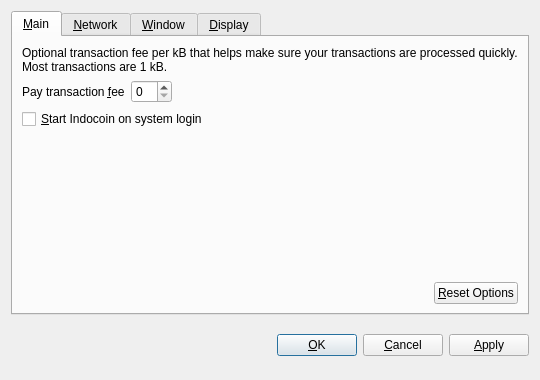
<?xml version="1.0" encoding="UTF-8"?>
<ui version="4.0">
 <class>OptionsDialog</class>
 <widget class="QDialog" name="OptionsDialog">
  <property name="geometry">
   <rect>
    <x>0</x>
    <y>0</y>
    <width>540</width>
    <height>380</height>
   </rect>
  </property>
  <property name="windowTitle">
   <string>Options</string>
  </property>
  <property name="modal">
   <bool>true</bool>
  </property>
  <layout class="QVBoxLayout" name="verticalLayout">
   <item>
    <widget class="QTabWidget" name="tabWidget">
     <property name="tabPosition">
      <enum>QTabWidget::North</enum>
     </property>
     <property name="currentIndex">
      <number>0</number>
     </property>
     <widget class="QWidget" name="tabMain">
      <attribute name="title">
       <string>&amp;Main</string>
      </attribute>
      <layout class="QVBoxLayout" name="verticalLayout_Main">
       <item>
        <widget class="QLabel" name="transactionFeeInfoLabel">
         <property name="text">
          <string>Optional transaction fee per kB that helps make sure your transactions are processed quickly. Most transactions are 1 kB.</string>
         </property>
         <property name="textFormat">
          <enum>Qt::PlainText</enum>
         </property>
         <property name="wordWrap">
          <bool>true</bool>
         </property>
        </widget>
       </item>
       <item>
        <layout class="QHBoxLayout" name="horizontalLayout_1_Main">
         <item>
          <widget class="QLabel" name="transactionFeeLabel">
           <property name="text">
            <string>Pay transaction &amp;fee</string>
           </property>
           <property name="textFormat">
            <enum>Qt::PlainText</enum>
           </property>
           <property name="buddy">
            <cstring>transactionFee</cstring>
           </property>
          </widget>
         </item>
         <item>
          <widget class="BitcoinAmountField" name="transactionFee"/>
         </item>
         <item>
          <spacer name="horizontalSpacer_1_Main">
           <property name="orientation">
            <enum>Qt::Horizontal</enum>
           </property>
           <property name="sizeHint" stdset="0">
            <size>
             <width>40</width>
             <height>20</height>
            </size>
           </property>
          </spacer>
         </item>
        </layout>
       </item>
       <item>
        <widget class="QCheckBox" name="bitcoinAtStartup">
         <property name="toolTip">
          <string>Automatically start Indocoin after logging in to the system.</string>
         </property>
         <property name="text">
          <string>&amp;Start Indocoin on system login</string>
         </property>
        </widget>
       </item>
       <item>
        <spacer name="verticalSpacer_Main">
         <property name="orientation">
          <enum>Qt::Vertical</enum>
         </property>
         <property name="sizeHint" stdset="0">
          <size>
           <width>20</width>
           <height>40</height>
          </size>
         </property>
        </spacer>
       </item>
       <item>
        <layout class="QHBoxLayout" name="horizontalLayout_2_Main">
         <item>
          <spacer name="horizontalSpacer_2_Main">
           <property name="orientation">
            <enum>Qt::Horizontal</enum>
           </property>
           <property name="sizeHint" stdset="0">
            <size>
             <width>40</width>
             <height>20</height>
            </size>
           </property>
          </spacer>
         </item>
         <item>
          <widget class="QPushButton" name="resetButton">
           <property name="toolTip">
            <string>Reset all client options to default.</string>
           </property>
           <property name="text">
            <string>&amp;Reset Options</string>
           </property>
           <property name="autoDefault">
            <bool>false</bool>
           </property>
          </widget>
         </item>
        </layout>
       </item>
      </layout>
     </widget>
     <widget class="QWidget" name="tabNetwork">
      <attribute name="title">
       <string>&amp;Network</string>
      </attribute>
      <layout class="QVBoxLayout" name="verticalLayout_Network">
       <item>
        <widget class="QCheckBox" name="mapPortUpnp">
         <property name="toolTip">
          <string>Automatically open the Indocoin client port on the router. This only works when your router supports UPnP and it is enabled.</string>
         </property>
         <property name="text">
          <string>Map port using &amp;UPnP</string>
         </property>
        </widget>
       </item>
       <item>
        <widget class="QCheckBox" name="connectSocks">
         <property name="toolTip">
          <string>Connect to the Indocoin network through a SOCKS proxy (e.g. when connecting through Tor).</string>
         </property>
         <property name="text">
          <string>&amp;Connect through SOCKS proxy:</string>
         </property>
        </widget>
       </item>
       <item>
        <layout class="QHBoxLayout" name="horizontalLayout_Network">
         <item>
          <widget class="QLabel" name="proxyIpLabel">
           <property name="text">
            <string>Proxy &amp;IP:</string>
           </property>
           <property name="textFormat">
            <enum>Qt::PlainText</enum>
           </property>
           <property name="buddy">
            <cstring>proxyIp</cstring>
           </property>
          </widget>
         </item>
         <item>
          <widget class="QValidatedLineEdit" name="proxyIp">
           <property name="maximumSize">
            <size>
             <width>140</width>
             <height>16777215</height>
            </size>
           </property>
           <property name="toolTip">
            <string>IP address of the proxy (e.g. 127.0.0.1)</string>
           </property>
          </widget>
         </item>
         <item>
          <widget class="QLabel" name="proxyPortLabel">
           <property name="text">
            <string>&amp;Port:</string>
           </property>
           <property name="textFormat">
            <enum>Qt::PlainText</enum>
           </property>
           <property name="buddy">
            <cstring>proxyPort</cstring>
           </property>
          </widget>
         </item>
         <item>
          <widget class="QLineEdit" name="proxyPort">
           <property name="maximumSize">
            <size>
             <width>55</width>
             <height>16777215</height>
            </size>
           </property>
           <property name="toolTip">
            <string>Port of the proxy (e.g. 9050)</string>
           </property>
          </widget>
         </item>
         <item>
          <widget class="QLabel" name="socksVersionLabel">
           <property name="text">
            <string>SOCKS &amp;Version:</string>
           </property>
           <property name="textFormat">
            <enum>Qt::PlainText</enum>
           </property>
           <property name="buddy">
            <cstring>socksVersion</cstring>
           </property>
          </widget>
         </item>
         <item>
          <widget class="QValueComboBox" name="socksVersion">
           <property name="toolTip">
            <string>SOCKS version of the proxy (e.g. 5)</string>
           </property>
          </widget>
         </item>
         <item>
          <spacer name="horizontalSpacer_Network">
           <property name="orientation">
            <enum>Qt::Horizontal</enum>
           </property>
           <property name="sizeHint" stdset="0">
            <size>
             <width>40</width>
             <height>20</height>
            </size>
           </property>
          </spacer>
         </item>
        </layout>
       </item>
       <item>
        <spacer name="verticalSpacer_Network">
         <property name="orientation">
          <enum>Qt::Vertical</enum>
         </property>
         <property name="sizeHint" stdset="0">
          <size>
           <width>20</width>
           <height>40</height>
          </size>
         </property>
        </spacer>
       </item>
      </layout>
     </widget>
     <widget class="QWidget" name="tabWindow">
      <attribute name="title">
       <string>&amp;Window</string>
      </attribute>
      <layout class="QVBoxLayout" name="verticalLayout_Window">
       <item>
        <widget class="QCheckBox" name="minimizeToTray">
         <property name="toolTip">
          <string>Show only a tray icon after minimizing the window.</string>
         </property>
         <property name="text">
          <string>&amp;Minimize to the tray instead of the taskbar</string>
         </property>
        </widget>
       </item>
       <item>
        <widget class="QCheckBox" name="minimizeOnClose">
         <property name="toolTip">
          <string>Minimize instead of exit the application when the window is closed. When this option is enabled, the application will be closed only after selecting Quit in the menu.</string>
         </property>
         <property name="text">
          <string>M&amp;inimize on close</string>
         </property>
        </widget>
       </item>
       <item>
        <spacer name="verticalSpacer_Window">
         <property name="orientation">
          <enum>Qt::Vertical</enum>
         </property>
         <property name="sizeHint" stdset="0">
          <size>
           <width>20</width>
           <height>40</height>
          </size>
         </property>
        </spacer>
       </item>
      </layout>
     </widget>
     <widget class="QWidget" name="tabDisplay">
      <attribute name="title">
       <string>&amp;Display</string>
      </attribute>
      <layout class="QVBoxLayout" name="verticalLayout_Display">
       <item>
        <layout class="QHBoxLayout" name="horizontalLayout_1_Display">
         <item>
          <widget class="QLabel" name="langLabel">
           <property name="text">
            <string>User Interface &amp;language:</string>
           </property>
           <property name="textFormat">
            <enum>Qt::PlainText</enum>
           </property>
           <property name="buddy">
            <cstring>lang</cstring>
           </property>
          </widget>
         </item>
         <item>
          <widget class="QValueComboBox" name="lang">
           <property name="toolTip">
            <string>The user interface language can be set here. This setting will take effect after restarting Indocoin.</string>
           </property>
          </widget>
         </item>
        </layout>
       </item>
       <item>
        <layout class="QHBoxLayout" name="horizontalLayout_2_Display">
         <item>
          <widget class="QLabel" name="unitLabel">
           <property name="text">
            <string>&amp;Unit to show amounts in:</string>
           </property>
           <property name="textFormat">
            <enum>Qt::PlainText</enum>
           </property>
           <property name="buddy">
            <cstring>unit</cstring>
           </property>
          </widget>
         </item>
         <item>
          <widget class="QValueComboBox" name="unit">
           <property name="toolTip">
            <string>Choose the default subdivision unit to show in the interface and when sending coins.</string>
           </property>
          </widget>
         </item>
        </layout>
       </item>
       <item>
        <widget class="QCheckBox" name="displayAddresses">
         <property name="toolTip">
          <string>Whether to show Indocoin addresses in the transaction list or not.</string>
         </property>
         <property name="text">
          <string>&amp;Display addresses in transaction list</string>
         </property>
        </widget>
       </item>
       <item>
        <widget class="QCheckBox" name="coinControlFeatures">
         <property name="toolTip">
          <string>Whether to show coin control features or not.</string>
         </property>
         <property name="text">
          <string>Display coin &amp;control features (experts only!)</string>
         </property>
        </widget>
       </item>
       <item>
        <spacer name="verticalSpacer_Display">
         <property name="orientation">
          <enum>Qt::Vertical</enum>
         </property>
         <property name="sizeHint" stdset="0">
          <size>
           <width>20</width>
           <height>40</height>
          </size>
         </property>
        </spacer>
       </item>
      </layout>
     </widget>
    </widget>
   </item>
   <item>
    <layout class="QHBoxLayout" name="horizontalLayout_Buttons">
     <item>
      <spacer name="horizontalSpacer_1">
       <property name="orientation">
        <enum>Qt::Horizontal</enum>
       </property>
       <property name="sizeHint" stdset="0">
        <size>
         <width>40</width>
         <height>48</height>
        </size>
       </property>
      </spacer>
     </item>
     <item>
      <widget class="QLabel" name="statusLabel">
       <property name="font">
        <font>
         <weight>75</weight>
         <bold>true</bold>
        </font>
       </property>
       <property name="text">
        <string/>
       </property>
       <property name="textFormat">
        <enum>Qt::PlainText</enum>
       </property>
       <property name="wordWrap">
        <bool>true</bool>
       </property>
      </widget>
     </item>
     <item>
      <spacer name="horizontalSpacer_2">
       <property name="orientation">
        <enum>Qt::Horizontal</enum>
       </property>
       <property name="sizeHint" stdset="0">
        <size>
         <width>40</width>
         <height>48</height>
        </size>
       </property>
      </spacer>
     </item>
     <item>
      <widget class="QPushButton" name="okButton">
       <property name="text">
        <string>&amp;OK</string>
       </property>
      </widget>
     </item>
     <item>
      <widget class="QPushButton" name="cancelButton">
       <property name="text">
        <string>&amp;Cancel</string>
       </property>
       <property name="autoDefault">
        <bool>false</bool>
       </property>
      </widget>
     </item>
     <item>
      <widget class="QPushButton" name="applyButton">
       <property name="text">
        <string>&amp;Apply</string>
       </property>
       <property name="autoDefault">
        <bool>false</bool>
       </property>
      </widget>
     </item>
    </layout>
   </item>
  </layout>
 </widget>
 <customwidgets>
  <customwidget>
   <class>BitcoinAmountField</class>
   <extends>QSpinBox</extends>
   <header>bitcoinamountfield.h</header>
  </customwidget>
  <customwidget>
   <class>QValueComboBox</class>
   <extends>QComboBox</extends>
   <header>qvaluecombobox.h</header>
  </customwidget>
  <customwidget>
   <class>QValidatedLineEdit</class>
   <extends>QLineEdit</extends>
   <header>qvalidatedlineedit.h</header>
  </customwidget>
 </customwidgets>
 <resources/>
 <connections/>
</ui>
